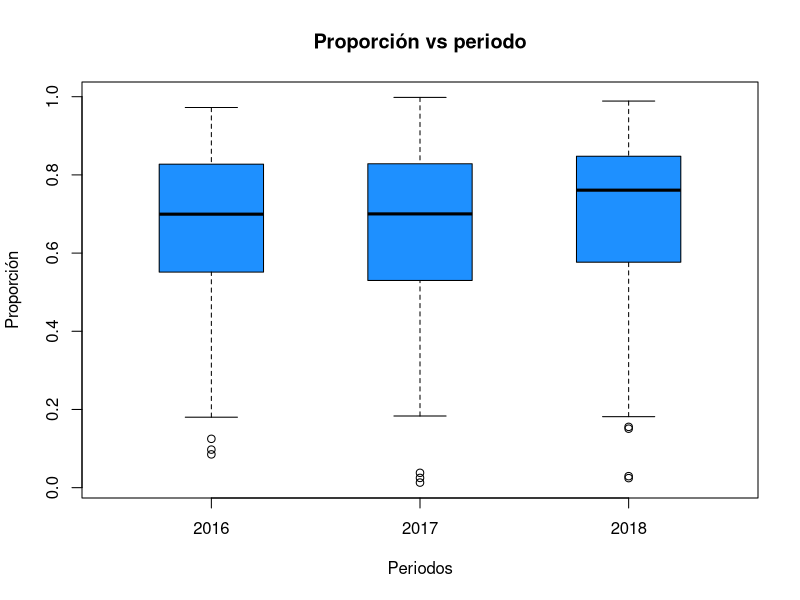
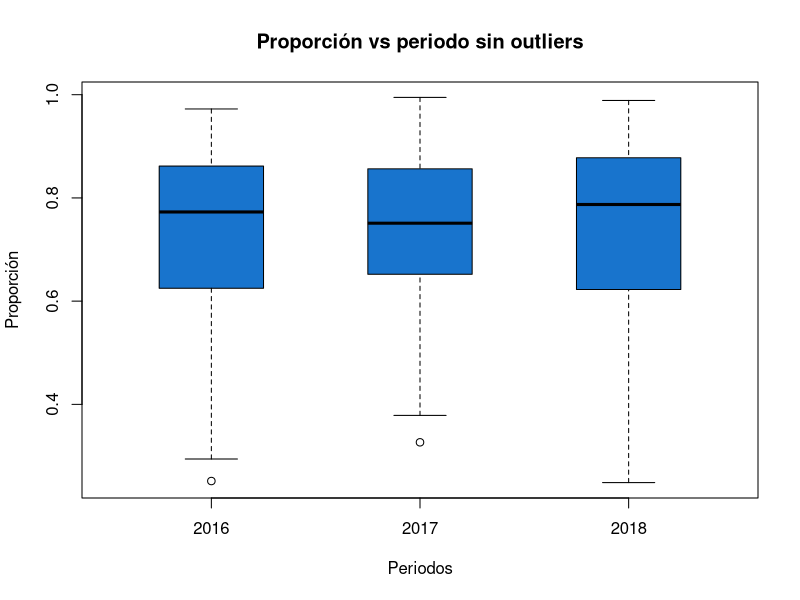
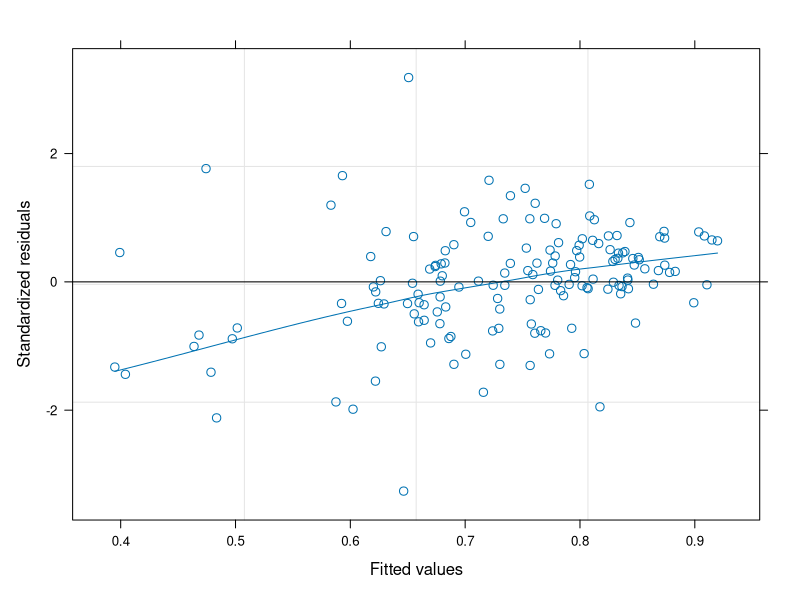
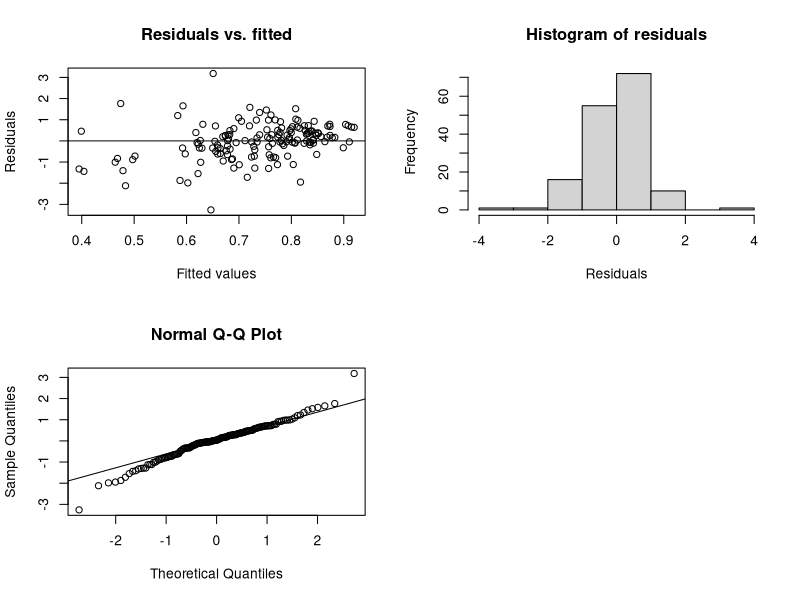
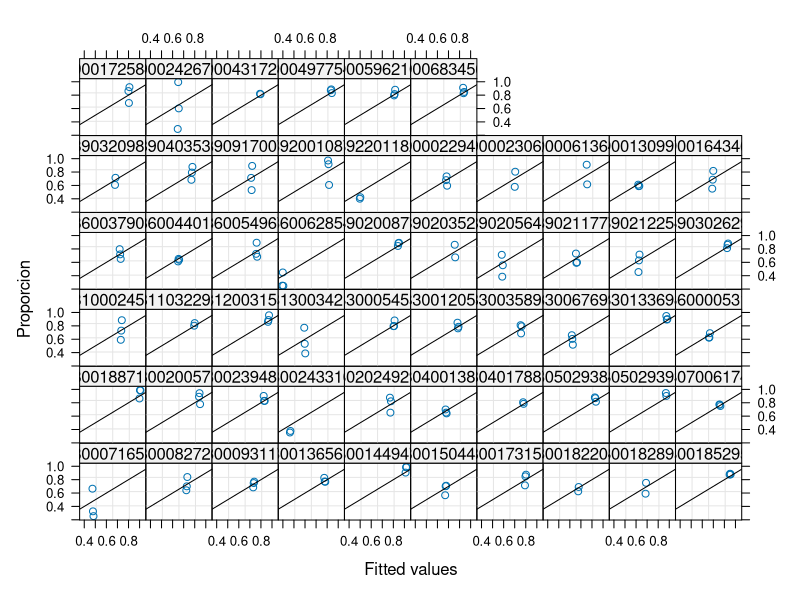
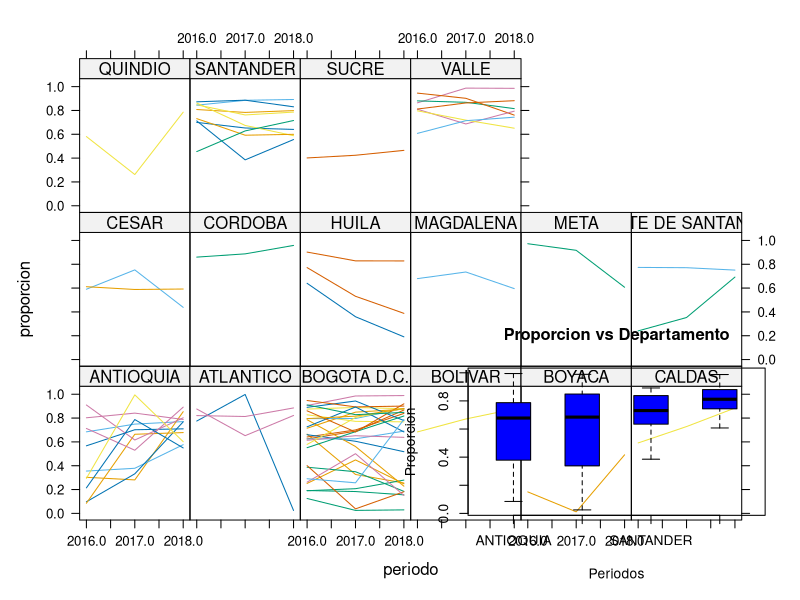
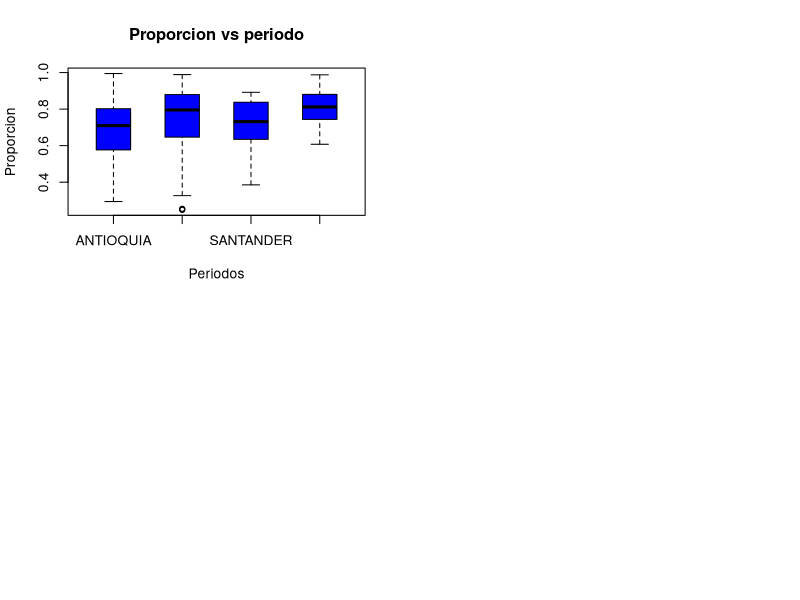
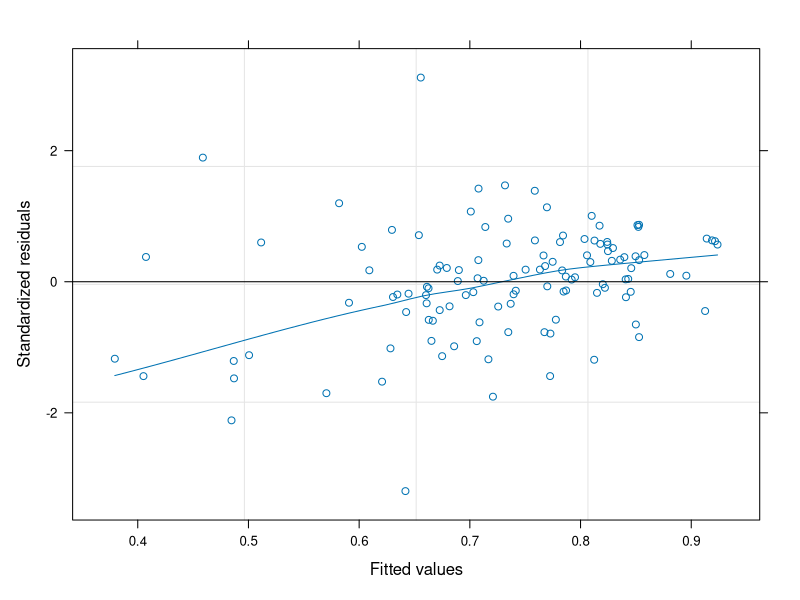

Recreate these plots in R, in order.
#Carga de información

library(kableExtra) 
library(readxl)
library(tidyverse)
datosp <- read_excel("Datos_definitivos.xlsx")
datosp <- datosp[,c("nit","periodo","costos","Proporcion","liquidez","PIB_Variacion","variacion_tas_int","variacion_cta_corr_nal","CHV_variacion","EC_Variacion","FIVI_Variacion","ICCV_Variacion","IVP_Variacion","IPVN_Variacion","Inflacion_Variacion","TRM_Variación","Tasa_Desempleo","IPC")]

#Exploración de datos

bxplot_gastos_dif = boxplot(datosp$Proporcion~datosp$periodo , 
                            main = "Proporción vs periodo",
                            xlab = "Periodos",
                            ylab = "Proporción",
                            boxwex = 0.5,col="dodgerblue")


#Outliers
impute_outliers <- function(x, removeNA = TRUE){
  quantiles <- quantile(x, c(0.05, 0.95), na.rm = removeNA)
  x[x<quantiles[1]] <- mean(x, na.rm = removeNA)
  x[x>quantiles[2]] <- median(x, na.rm = removeNA)
  x
}

datos_16   <- datosp %>%             # a partir de out.predict.garch  
  filter(datosp$periodo==2016)


out16 <- datos_16 %>%             # a partir de out.predict.garch  
  filter(datos_16$Proporcion <= quantile(datos_16$Proporcion, c(0.10)))


datos_17   <- datosp %>%             # a partir de out.predict.garch  
  filter(datosp$periodo==2017)

out17 <- datos_17 %>%             # a partir de out.predict.garch  
  filter(datos_17$Proporcion <= quantile(datos_17$Proporcion, c(0.10)))


datos_18   <- datosp %>%             # a partir de out.predict.garch  
  filter(datosp$periodo==2018)


out18 <- datos_18 %>%             # a partir de out.predict.garch  
  filter(datos_18$Proporcion <= quantile(datos_18$Proporcion, c(0.10)))


out16 = t(out16$nit)
out17 = t(out17$nit)
out18 = t(out18$nit)

outliers = distinct(as.data.frame(t(cbind(out16,out17,out18))))
names(outliers) = ("Nit_Out")


# Box plot sin outliers

`%ni%` <- Negate(`%in%`)
out = datosp$nit%ni%outliers$Nit_Out
datos_sop = datosp[out,]
boxplot(datos_sop$Proporcion~datos_sop$periodo,
        main = "Proporción vs periodo sin outliers",
        xlab = "Periodos",
        ylab = "Proporción",
        boxwex = 0.5,col="dodgerblue3")

# Se llevan a factor las variables periodo y nit

datos_sop$periodo = factor(datos_sop$periodo,
                           levels = c("2016","2017","2018"),
                           labels = c(1,2,3))
datos_sop$nit = factor(datos_sop$nit)


# Division entre test y entrenamiento

library(caTools)
set.seed(4)
nite = as.data.frame(unique(datos_sop$nit))
names(nite) = c("nit")
split = sample.split(nite$nit, SplitRatio = 0.8)
training_set_p = subset(nite, split == TRUE)
training_set_p = datos_sop$nit%in%training_set_p$nit
training_set_p = datos_sop[training_set_p,]
testing_set_p = subset(nite, split == FALSE)
testing_set_p = datos_sop$nit%in%testing_set_p$nit
testing_set_p = datos_sop[testing_set_p,]
periodo_test = c(3)
testing_p = testing_set_p$periodo%in%periodo_test
testing_set_ = testing_set_p[testing_p,]
periodo_train = c(1,2)
train_p = testing_set_p$periodo%in%periodo_train
train_p = testing_set_p[train_p,]
training_set_p = rbind(training_set_p,train_p)


cantidad <- as.data.frame(cbind(12,50))
names(cantidad) = c("Cantidad empresas testeo","Cantidad empresas entrenamiento")

# Modelamiento

library(nlme)
modelo1 <- lme(Proporcion ~ PIB_Variacion+Inflacion_Variacion, data = training_set_p, random = ~1 | nit )
modelo2 <- lme(log(Proporcion) ~ Tasa_Desempleo+TRM_Variación+liquidez, data = training_set_p, random = ~1 | nit )
modelo3 <- lme(Proporcion ~ Tasa_Desempleo+TRM_Variación+liquidez, data = training_set_p, random = ~1 | nit )
modelo4 <- lme(Proporcion ~ PIB_Variacion+Tasa_Desempleo, data = training_set_p, random = ~1 | nit )
modelo5 <- lme(Proporcion ~ Tasa_Desempleo+  IPC +liquidez, data = training_set_p, random = ~1 | nit )
modelo6 <- lme(Proporcion ~ PIB_Variacion+ liquidez+Tasa_Desempleo, data = training_set_p, random = ~1 | nit )
Modelo <-  rbind("Modelo1","Modelo2","Modelo3","Modelo4","Modelo5","Modelo6")

AIC_Modelo <- rbind(round(AIC(modelo1),2),
                    round(AIC(modelo2),2),
                    round(AIC(modelo3),2),
                    round(AIC(modelo4),2),
                    round(AIC(modelo5),2),
                    round(AIC(modelo6),2))

BIC_Modelo <- rbind(round(BIC(modelo1),2),
                    round(BIC(modelo2),2),
                    round(BIC(modelo3),2),
                    round(BIC(modelo4),2),
                    round(BIC(modelo5),2),
                    round(BIC(modelo6),2))

estructura<-rbind("Proporcion ~ PIB_Variacion+Inflacion_Variacion+(1|nit)",
                  "log(Proporcion) ~ Tasa_Desempleo+TRM_Variación+liquidez+(1|nit)",
                  "Proporcion ~ Tasa_Desempleo+TRM_Variación+liquidez+(1|nit)",
                  "Proporcion ~ PIB_Variacion+Tasa_Desempleo+(1|nit)",
                  "Proporcion ~ Tasa_Desempleo+ IPC +liquidez+(1|nit)",
                  "Proporcion ~ PIB_Variacion+ liquidez+Tasa_Desempleo+(1|nit)")

metricas <- as.data.frame(cbind(Modelo,estructura,AIC_Modelo,BIC_Modelo))
names(metricas) = c("Modelo","Estructura","AIC","BIC")


# Predicción

library(nlme)
library(MLmetrics)
prediccion1	=	predict(modelo1,testing_set_,level =1,allow.new.levels=T)
predichos1	=	cbind(testing_set_$Proporcion,as.data.frame(prediccion1))
names(predichos1)	=	c("Datos1","Prediccion1")
prediccion2	=	predict(modelo2,testing_set_,level =1,allow.new.levels=T)
predichos2	=	cbind(testing_set_$Proporcion,as.data.frame(prediccion2))
names(predichos2)	=	c("Datos2","Prediccion2")
prediccion3	=	predict(modelo3,testing_set_,level =1,allow.new.levels=T)
predichos3	=	cbind(testing_set_$Proporcion,as.data.frame(prediccion3))
names(predichos3)	=	c("Datos3","Prediccion3")
prediccion4	=	predict(modelo4,testing_set_,level =1,allow.new.levels=T)
predichos4	=	cbind(testing_set_$Proporcion,as.data.frame(prediccion4))
names(predichos4)	=	c("Datos4","Prediccion4")
prediccion5	=	predict(modelo5,testing_set_,level =1,allow.new.levels=T)
predichos5	=	cbind(testing_set_$Proporcion,as.data.frame(prediccion5))
names(predichos5)	=	c("Datos5","Prediccion5")
prediccion6	=	predict(modelo6,testing_set_,level =1,allow.new.levels=T)
predichos6	=	cbind(testing_set_$Proporcion,as.data.frame(prediccion6))
names(predichos6)	=	c("Datos6","Prediccion6")

MSE1<-MSE(predichos1$Prediccion1,predichos1$Datos1)
RMSE1<-RMSE(predichos1$Prediccion1,predichos1$Datos1)
MAPE1<-MAPE(predichos1$Prediccion1,predichos1$Datos1)
MSE2<-MSE(predichos2$Prediccion2,predichos2$Datos2)
RMSE2<-RMSE(predichos2$Prediccion2,predichos2$Datos2)
MAPE2<-MAPE(predichos2$Prediccion2,predichos2$Datos2)
MSE3<-MSE(predichos3$Prediccion3,predichos3$Datos3)
RMSE3<-RMSE(predichos3$Prediccion3,predichos3$Datos3)
MAPE3<-MAPE(predichos3$Prediccion3,predichos3$Datos3)
MSE4<-MSE(predichos4$Prediccion4,predichos4$Datos4)
RMSE4<-RMSE(predichos4$Prediccion4,predichos4$Datos4)
MAPE4<-MAPE(predichos4$Prediccion4,predichos4$Datos4)
MSE5<-MSE(predichos5$Prediccion5,predichos5$Datos5)
RMSE5<-RMSE(predichos5$Prediccion5,predichos5$Datos5)
MAPE5<-MAPE(predichos5$Prediccion5,predichos5$Datos5)
MSE6<-MSE(predichos6$Prediccion6,predichos6$Datos6)
RMSE6<-RMSE(predichos6$Prediccion6,predichos6$Datos6)
MAPE6<-MAPE(predichos6$Prediccion6,predichos6$Datos6)

RMSE <- rbind(round(RMSE1,6),
              round(RMSE2,6),
              round(RMSE3,6),
              round(RMSE4,6),
              round(RMSE5,6),
              round(RMSE6,6))

MSE <- rbind(round(MSE1,6),
             round(MSE2,6),
             round(MSE3,6),
             round(MSE4,6),
             round(MSE5,6),
             round(MSE6,6))

MAPE <- rbind(round(MAPE1,6),
              round(MAPE2,6),
              round(MAPE3,6),
              round(MAPE4,6),
              round(MAPE5,6),
              round(MAPE6,6))

metricas_prediccion <- as.data.frame(cbind(MSE,RMSE,MAPE))
names(metricas_prediccion) = c("MSE","RMSE","MAPE")
metricas_consolidadas <- as.data.frame(cbind(metricas,metricas_prediccion))

#Gráfico del modelo

plot(modelo4,type = c("p", "smooth"))

Fit <- fitted(modelo4)
Res <- residuals(modelo4, type = "normalized") 
par(mfrow = c(2, 2))
plot(Res ~ Fit, xlab = "Fitted values", ylab = "Residuals", main = "Residuals vs. fitted")
abline(h = 0)

hist(Res, main = "Histogram of residuals", xlab = "Residuals")
qqnorm(Res)
qqline(Res)


summary(modelo4)

#Recta de regresión ajustada

plot(modelo4, Proporcion ~ fitted(.) | nit, abline = c(0,1))

## Datos por departamento

library(readxl)
datos <- read_excel("Departamentos.xlsx")

# Escalamiento de variables

datos$pib_dep=scale(datos$pib_dep, center=100000) #PIB departamento
datos$tasa_desemp_dep=scale(datos$tasa_desemp_dep,center=10,5) #tasa desempleo departamento
datos$ipc_anio_dep=scale(datos$ipc_anio_dep,center=2) #IPC anual departamento
datos$ingr_corr_dep=scale(datos$ingr_corr_dep,center=1000000000) # ingresos corrientes por  departamento
datos$gastos_fun_dep=scale(datos$gastos_fun_dep,center=1000000000) # gastos de  funcionamiento departamento
datos$inflacion=scale(datos$inflacion,center=2) # inflación nacional anual
datos$tasa_int_prom=scale(datos$tasa_int_prom) # Tasa de  intermediación bancaria promedio por año
datos$ingresos_nal=scale(datos$ingresos_nal, center=1000000000) #Ingreso nacionales
datos$gastos_nal=scale(datos$gastos_nal, center=1000000000)
datos$TRM=scale(datos$TRM, center=2500)
datos$variacion_pib_dep=scale(datos$variacion_pib_dep, center=1)
datos$intereses_nal=scale(datos$intereses_nal, center=100)
datos$CHV=scale(datos$CHV, center=100000)# Cartera hipotecaria Millones de pesos a precios corrientes
datos$EC=scale(datos$EC, center=1000000)# Concreto pre mezclado métros cúbicos
datos$ECG=scale(datos$ECG, center=1000000)# Cemento Gris toneladas
datos$EC_Variacion=scale(datos$EC_Variacion, center=1) #Variacion concreto pre mezclado
datos$ELIC_UND=scale(datos$ELIC_UND, center=10000) #EDIFICACIÓN LICENCIAS DE CONSTRUCCIÓN - ELIC  Unidades
datos$ELIC_AREA=scale(datos$ELIC_AREA, center=1000000) # Licencias de contronstruccion área metros cuadrados
datos$ICC_Variacion=scale(datos$ICC_Variacion, center=1) #Variacion de indice de costos de la construccion de vivienda
datos$ICCV_Indice=scale(datos$ICCV_Indice, center=1) #Indice de costos de la construccion de vivienda
datos$FIVI_Variacion=scale(datos$FIVI_Variacion, center=1) #Variación vivienda nueva
datos$IVP_Indice=scale(datos$IVP_Indice, center=100) #Indice de Valoracion predial
datos$IPVN_Indice=scale(datos$IPVN_Indice, center=100) #Indice de precios de vivienda nueva
datos$IPP_Manufactura=scale(datos$IPP_Manufactura, center=100) #Indice de precios al productor


#Gráfico de perfiles

library(lattice)
xyplot(proporcion ~ periodo | Departamento , groups = nit, data = datos, type = "l", lty = 1) 


# Identificación de outliers
library(dplyr)
grupos <- group_by(datos, Departamento)
grupo <- summarise(grupos,
                   num = n()
)

library(tidyverse)

Departamentos   <- grupo %>%  
  filter(grupo$num>=12) #Se excluye todo lo mayor a 12 ya que cada nit tiene 3 periodos.

Departamentos = Departamentos$Departamento
Dep = datos$Departamento%in%Departamentos
datos_dep = datos[Dep,]

#Exploración de datos

bxplot_gastos_dif = boxplot(datos_dep$proporcion~datos_dep$Departamento , 
                            main = "Proporcion vs Departamento",
                            xlab = "Periodos",
                            ylab = "Proporcion",
                            boxwex = 0.5,col="blue")


# Outliers

library(tidyverse)

impute_outliers <- function(x, removeNA = TRUE){
  quantiles <- quantile(x, c(0.05, 0.95), na.rm = removeNA)
  x[x<quantiles[1]] <- mean(x, na.rm = removeNA)
  x[x>quantiles[2]] <- median(x, na.rm = removeNA)
  x
}

datos_16d   <- datos_dep %>%             # a partir de out.predict.garch  
  filter(datos_dep$periodo==2016)


out16d <- datos_16d %>%             # a partir de out.predict.garch  
  filter(datos_16d$proporcion <= quantile(datos_16d$proporcion, c(0.10)))


datos_17d   <- datos_dep %>%             # a partir de out.predict.garch  
  filter(datos_dep$periodo==2017)


out17d <- datos_17d %>%             # a partir de out.predict.garch  
  filter(datos_17d$proporcion <= quantile(datos_17d$proporcion, c(0.10)))


datos_18d   <- datos_dep %>%             # a partir de out.predict.garch  
  filter(datos_dep$periodo==2018)

out18d <- datos_18d %>%             # a partir de out.predict.garch  
  filter(datos_18d$proporcion <= quantile(datos_18d$proporcion, c(0.10)))


out16d = t(out16d$nit)
out17d = t(out17d$nit)
out18d = t(out18d$nit)

outliersd = distinct(as.data.frame(t(cbind(out16d,out17d,out18d))))
names(outliersd) = ("Nit_Out")


`%ni%` <- Negate(`%in%`)
outd = datos_dep$nit%ni%outliersd$Nit_Out
datos_deps = datos_dep[outd,]

#Datos sin outliers

boxplot(datos_deps$proporcion~datos_deps$Departamento,
        main = "Proporcion vs periodo",
        xlab = "Periodos",
        ylab = "Proporcion",
        boxwex = 0.5,col="blue")


# Se lleva a factor nit y periodos

datos_deps$nit = factor(datos_deps$nit)
datos_deps$Departamento = factor(datos_deps$Departamento)
datos_deps$periodo = factor(datos_deps$periodo,
                            levels = c("2016","2017","2018"),
                            labels = c(1,2,3))

# Division set de entrenamiento y test

library(caTools)
set.seed(4)

nite = as.data.frame(unique(datos_deps$nit))

names(nite) = c("nit")

splitd = sample.split(nite$nit, SplitRatio = 0.8)


training_set_pd = subset(nite, splitd == TRUE)
training_set_pd = datos_deps$nit%in%training_set_pd$nit
training_set_pd = datos_deps[training_set_pd,]


testing_set_pd = subset(nite, splitd == FALSE)
testing_set_pd = datos_deps$nit%in%testing_set_pd$nit
testing_set_pd = datos_deps[testing_set_pd,]

periodo_testd = c(3)
testing_pd = testing_set_pd$periodo%in%periodo_testd
testing_set_d = testing_set_pd[testing_pd,]

periodo_traind = c(1,2)
train_pd = testing_set_pd$periodo%in%periodo_traind
train_pd = testing_set_pd[train_pd,]

training_set_pd = rbind(training_set_pd,train_pd)

cantidad2 <- as.data.frame(cbind(6,34))
names(cantidad2) = c("Cantidad empresas testeo","Cantidad empresas entrenamiento")


# Modelamiento

library(nlme)

modelo1d <- lme(proporcion ~ Liquidez+tasa_desemp_dep+pib_dep+variacion_pib_dep+ipc_anio_dep+ingr_corr_dep+gastos_fun_dep+inflacion +tasa_int_prom+CHV+EC+ECG, data = training_set_pd, random = ~1|nit)

modelo2d <- lme(proporcion ~ tasa_desemp_dep+pib_dep+ingr_corr_dep, data = training_set_pd, random = ~1|nit)

modelo3d <- lme(proporcion ~ tasa_desemp_dep+pib_dep, data = training_set_pd, random = ~1|nit)

modelo4d <- lme(proporcion ~ tasa_desemp_dep+pib_dep+CHV , data = training_set_pd, random = ~1|nit)
AIC(modelo3d)

modelo5d <- lme(proporcion ~ CHV+EC+ECG, data = training_set_pd, random = ~1|nit)

modelo6d <- lme(proporcion ~ tasa_desemp_dep+pib_dep++ipc_anio_dep+inflacion, data = training_set_pd, random = ~1|nit)

Modelod <-  rbind("Modelo1d","Modelo2d","Modelo3d","Modelo4d","Modelo5d","Modelo6d")

AIC_Modelod <- rbind(round(AIC(modelo1d),2),
                     round(AIC(modelo2d),2),
                     round(AIC(modelo3d),2),
                     round(AIC(modelo4d),2),
                     round(AIC(modelo5d),2),
                     round(AIC(modelo6d),2))

BIC_Modelod <- rbind(round(BIC(modelo1d),2),
                     round(BIC(modelo2d),2),
                     round(BIC(modelo3d),2),
                     round(BIC(modelo4d),2),
                     round(BIC(modelo5d),2),
                     round(BIC(modelo6d),2))


estructurad<-rbind("Proporcion ~ liquidez+tasa_desemp_dep+pib_dep+variacion_pib_dep+ipc_anio_dep+ingr_corr_dep+gastos_fun_dep+inflacion +tasa_int_prom+CHV+EC+ECG+(1|nit)",
                   "Proporcion ~ tasa_desemp_dep+pib_dep+ingr_corr_dep+(1|nit)",
                   "Proporcion ~ tasa_desemp_dep+pib_dep+(1|nit)",
                   "Proporcion ~ PIB_Variacion+Tasa_Desempleo+(1|nit)",
                   "Proporcion ~ tasa_desemp_dep+pib_dep+CHV+(1|nit)",
                   "Proporcion ~ tasa_desemp_dep+pib_dep++ipc_anio_dep+inflacion+(1|nit)")

metricasd <- as.data.frame(cbind(Modelod,estructurad,AIC_Modelod,BIC_Modelod))
names(metricasd) = c("Modelo","Estructura","AIC","BIC")

#Resumen de modelo

summary(modelo3d)
anova(modelo3d)

#Prediccion

prediccion1d	=	predict(modelo1d,testing_set_pd,level =1,allow.new.levels=T)
names(prediccion1d) = c("prediccion")
prediccion2d	=	predict(modelo2d,testing_set_pd,level =1,allow.new.levels=T)
names(prediccion2d) = c("prediccion")
prediccion3d	=	predict(modelo3d,testing_set_pd,level =1,allow.new.levels=T)
names(prediccion3d) = c("prediccion")
prediccion4d	=	predict(modelo4d,testing_set_pd,level =1,allow.new.levels=T)
names(prediccion4d) = c("prediccion")
prediccion5d	=	predict(modelo5d,testing_set_pd,level =1,allow.new.levels=T)
names(prediccion5d) = c("prediccion")
prediccion6d	=	predict(modelo6d,testing_set_pd,level =1,allow.new.levels=T)
names(prediccion6d) = c("prediccion")

library(MLmetrics)

prediccion1d	=	predict(modelo1d,testing_set_d,level =1,allow.new.levels=T)
predichos1d	=	cbind(testing_set_d$proporcion,as.data.frame(prediccion1d))
names(predichos1d)	=	c("Datos1","Prediccion1")

prediccion2d	=	predict(modelo2d,testing_set_d,level =1,allow.new.levels=T)
predichos2d	=	cbind(testing_set_d$proporcion,as.data.frame(prediccion2d))
names(predichos2d)	=	c("Datos2","Prediccion2")

prediccion3d	=	predict(modelo3d,testing_set_d,level =1,allow.new.levels=T)
predichos3d	=	cbind(testing_set_d$proporcion,as.data.frame(prediccion3d))
names(predichos3d)	=	c("Datos3","Prediccion3")

prediccion4d	=	predict(modelo4d,testing_set_d,level =1,allow.new.levels=T)
predichos4d	=	cbind(testing_set_d$proporcion,as.data.frame(prediccion4d))
names(predichos4d)	=	c("Datos4","Prediccion4")

prediccion5d	=	predict(modelo5d,testing_set_d,level =1,allow.new.levels=T)
predichos5d	=	cbind(testing_set_d$proporcion,as.data.frame(prediccion5d))
names(predichos5d)	=	c("Datos5","Prediccion5")

prediccion6d	=	predict(modelo6d,testing_set_d,level =1,allow.new.levels=T)
predichos6d	=	cbind(testing_set_d$proporcion,as.data.frame(prediccion6d))
names(predichos6d)	=	c("Datos6","Prediccion6")


MSE1d<-MSE(predichos1d$Prediccion1,predichos1d$Datos1)
RMSE1d<-RMSE(predichos1d$Prediccion1,predichos1d$Datos1)
MAPE1d<-MAPE(predichos1d$Prediccion1,predichos1d$Datos1)

MSE2d<-MSE(predichos2d$Prediccion2,predichos2d$Datos2)
RMSE2d<-RMSE(predichos2d$Prediccion2,predichos2d$Datos2)
MAPE2d<-MAPE(predichos2d$Prediccion2,predichos2d$Datos2)

MSE3d<-MSE(predichos3d$Prediccion3,predichos3d$Datos3)
RMSE3d<-RMSE(predichos3d$Prediccion3,predichos3d$Datos3)
MAPE3d<-MAPE(predichos3d$Prediccion3,predichos3d$Datos3)

MSE4d<-MSE(predichos4d$Prediccion4,predichos4d$Datos4)
RMSE4d<-RMSE(predichos4d$Prediccion4,predichos4d$Datos4)
MAPE4d<-MAPE(predichos4d$Prediccion4,predichos4d$Datos4)

MSE5d<-MSE(predichos5d$Prediccion5,predichos5d$Datos5)
RMSE5d<-RMSE(predichos5d$Prediccion5,predichos5d$Datos5)
MAPE5d<-MAPE(predichos5d$Prediccion5,predichos5d$Datos5)

MSE6d<-MSE(predichos6d$Prediccion6,predichos6d$Datos6)
RMSE6d<-RMSE(predichos6d$Prediccion6,predichos6d$Datos6)
MAPE6d<-MAPE(predichos6d$Prediccion6,predichos6d$Datos6)

RMSEd <- rbind(round(RMSE1d,6),
               round(RMSE2d,6),
               round(RMSE3d,6),
               round(RMSE4d,6),
               round(RMSE5d,6),
               round(RMSE6d,6))

MSEd <- rbind(round(MSE1d,6),
              round(MSE2d,6),
              round(MSE3d,6),
              round(MSE4d,6),
              round(MSE5d,6),
              round(MSE6d,6))

MAPEd <- rbind(round(MAPE1d,6),
               round(MAPE2d,6),
               round(MAPE3d,6),
               round(MAPE4d,6),
               round(MAPE5d,6),
               round(MAPE6d,6))


metricas_predicciond <- as.data.frame(cbind(MSEd,RMSEd,MAPEd))
names(metricas_predicciond) = c("MSE","RMSE","MAPE")

metricas_consolidadasd <- as.data.frame(cbind(metricasd,metricas_predicciond))

# Gráfico del modelo

plot(modelo3d,type = c("p", "smooth"))


Fit <- fitted(modelo3d)
Res <- residuals(modelo3d, type = "normalized") 
par(mfrow = c(2, 2))
plot(Res ~ Fit, xlab = "Fitted values", ylab = "Residuals", main = "Residuals vs. fitted")
abline(h = 0)

hist(Res, main = "Histogram of residuals", xlab = "Residuals")
qqnorm(Res)
qqline(Res)
